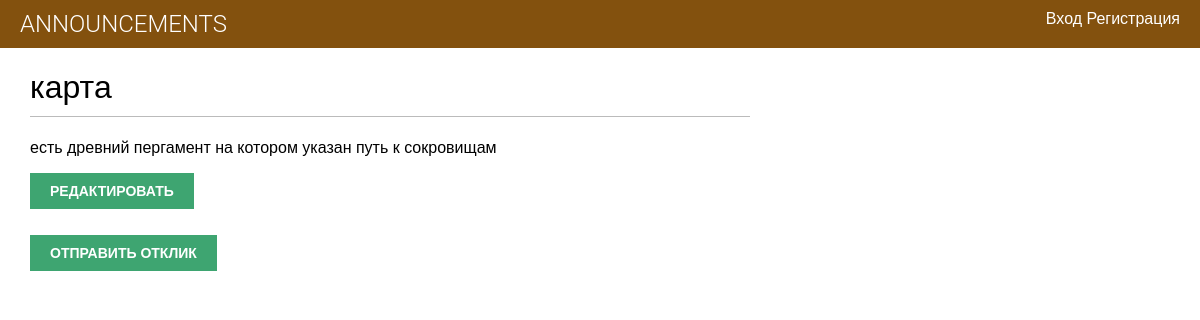
Page /2/ on the committed database.
### board/models.py (models this page shows, shortened)
class Announcement(models.Model):
    title = models.CharField(max_length=250)
    author = models.ForeignKey(User, on_delete=models.CASCADE, related_name='person')
    text = models.TextField()
    image = models.ImageField(blank=True, upload_to='images/%Y/%m/%d/')
    url = models.URLField(blank=True)
    publish = models.DateTimeField(default=timezone.now)
    created = models.DateTimeField(auto_now_add=True)
    updated = models.DateTimeField(auto_now=True)
    category = models.ForeignKey('Category', on_delete=models.PROTECT, null=True, verbose_name='Категория',
                                 related_name='cats')
    class Meta:
        ordering = ['-publish']
        indexes = [models.Index(fields=['-publish'])]

### board/views.py (the view, shortened to what this page needs)
# urls.py: path('<int:pk>/', PostDetail.as_view(), name='announcement_detail'),
class PostDetail(DetailView):
    model = Announcement
    template_name = 'announcement/detail.html'
    def get_context_data(self, **kwargs):
        context = super().get_context_data(**kwargs)
        context['category'] = self.object.category
        context['announcement'] = Announcement.objects.get(pk=self.kwargs['pk'])
        context['comments'] = Comment.objects.filter(announcement=context['announcement'], active=True)
        return context

### templates/announcement/detail.html (shortened to what this page needs)
{% extends "default.html" %}
{% block content %}
  <h1>{{ announcement.title }}</h1>
  {{ announcement.text }}
    <p><a href="{% url 'board:ann_update' pk=announcement.pk %}"><input type="submit" value="Редактировать" /></a></p>
    <p><a href="{% url 'board:comment' pk=announcement.pk %}"><input type="submit" value="Отправить отклик" /></a></p>
{% endblock %}

### static/style.css (style rules this page uses)
body { margin:0; padding:0; font-family:helvetica, sans-serif; background-color: rgb(255, 255, 255); }
a { color: rgb(9, 96, 33); text-decoration:none; }
h1 { font-weight:normal; border-bottom:1px solid #bbb; padding:0 0 10px 0; }
p { color: #030303; }
input, textarea { clear:both; float:left; margin:0 0 10px; background: #e1dbdb; border:0; padding:6px 10px; font-size:12px; }
input[type=submit] { font-weight:bold; background: rgba(11, 141, 76, 0.79); color:#fff; padding:10px 20px; font-size:14px; text-transform:uppercase; float: inherit; }

### rows in the picture
Announcement: title "карта", text "есть древний пергамент на котором указан путь к сокровищам"
